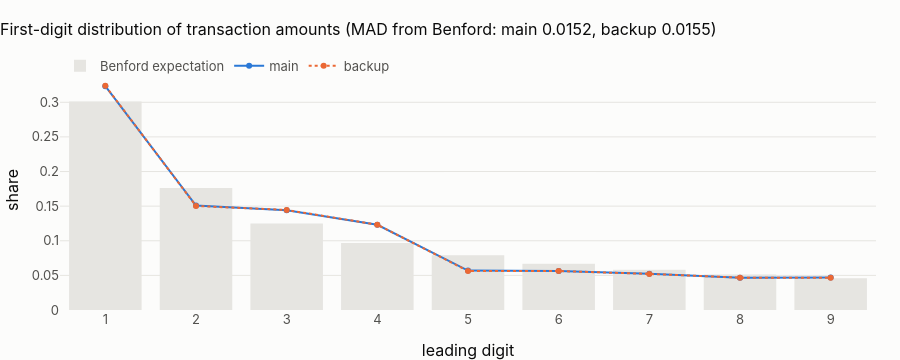

Notebook code cell kept with this figure:
### Markdown cell above
## 6 · Dependence structure and Benford's law
*Correlation distance:* Frobenius norm of the difference between Spearman correlation matrices (numeric columns), against the A-vs-B baseline.
*Benford:* first-digit distribution of transaction amounts — a classic forensic test of fabricated or manipulated figures.

### Code cell
rows = []
for t in [
    "customers",
    "products",
    "transactions",
    "digital_events",
    "call_center_interactions",
    "campaign_sends",
]:
    n = 60_000
    two = draw("m", t, 2 * n)
    bk = draw("b", t, n)
    A, B = two.iloc[:n], two.iloc[n:]
    cols = [c for c in A.columns if classify(c, A[c]) == "num"]
    if len(cols) < 2:
        continue
    cm = lambda D: D[cols].corr(method="spearman").fillna(0).values
    rows.append(
        dict(
            table=t,
            numeric_cols=len(cols),
            frobenius_main_vs_backup=np.linalg.norm(cm(A) - cm(bk)),
            frobenius_baseline=np.linalg.norm(cm(A) - cm(B)),
        )
    )
corr = pd.DataFrame(rows)
corr["ratio"] = corr.frobenius_main_vs_backup / corr.frobenius_baseline
display(
    corr.style.format(
        {"frobenius_main_vs_backup": "{:.4f}", "frobenius_baseline": "{:.4f}", "ratio": "{:.2f}"}
    )
)


def first_digit(s):
    s = s[s > 0]
    return (
        (s / 10 ** np.floor(np.log10(s)))
        .astype(int)
        .value_counts(normalize=True)
        .reindex(range(1, 10), fill_value=0)
    )


amt_m = (
    con.sql(
        "select amount from m_transactions where amount > 0 order by hash(transaction_id) limit 500000"
    )
    .df()
    .amount
)
amt_b = (
    con.sql(
        "select amount from b_transactions where amount > 0 order by hash(transaction_id) limit 500000"
    )
    .df()
    .amount
)
benford = pd.Series({d: np.log10(1 + 1 / d) for d in range(1, 10)})
fd = pd.DataFrame({"Benford": benford, "main": first_digit(amt_m), "backup": first_digit(amt_b)})
mad = {c: (fd[c] - benford).abs().mean() for c in ("main", "backup")}
fig = go.Figure()
fig.add_bar(x=fd.index, y=fd.Benford, name="Benford expectation", marker_color="#e6e5e1")
fig.add_scatter(
    x=fd.index, y=fd.main, mode="lines+markers", name="main", line=dict(color=theme.MAIN_C, width=2)
)
fig.add_scatter(
    x=fd.index,
    y=fd.backup,
    mode="lines+markers",
    name="backup",
    line=dict(color=theme.BACKUP_C, width=2, dash="dot"),
)
fig.update_layout(
    height=360,
    title=f"First-digit distribution of transaction amounts (MAD from Benford: main {mad['main']:.4f}, backup {mad['backup']:.4f})",
    xaxis_title="leading digit",
    yaxis_title="share",
)
fig.show()

### Figure 1 — Plotly figure (JSON) as saved in the notebook; plotly's stock layout.template omitted (floating-point values rounded to 4 significant figures)
{"data": [{"marker": {"color": "#e6e5e1"}, "name": "Benford expectation", "type": "bar", "x": [1, 2, 3, 4, 5, 6, 7, 8, 9], "y": [0.301, 0.1761, 0.1249, 0.09691, 0.07918, 0.06695, 0.05799, 0.05115, 0.04576]}, {"line": {"color": "#2a78d6", "width": 2}, "mode": "lines+markers", "name": "main", "type": "scatter", "x": [1, 2, 3, 4, 5, 6, 7, 8, 9], "y": [0.3233, 0.1509, 0.1441, 0.1231, 0.05698, 0.0563, 0.05218, 0.04655, 0.04676]}, {"line": {"color": "#eb6834", "dash": "dot", "width": 2}, "mode": "lines+markers", "name": "backup", "type": "scatter", "x": [1, 2, 3, 4, 5, 6, 7, 8, 9], "y": [0.3239, 0.1502, 0.1445, 0.1232, 0.05639, 0.05632, 0.05209, 0.04673, 0.04665]}], "layout": {"height": 360, "title": {"text": "First-digit distribution of transaction amounts (MAD from Benford: main 0.0152, backup 0.0155)"}, "xaxis": {"title": {"text": "leading digit"}}, "yaxis": {"title": {"text": "share"}}}}
